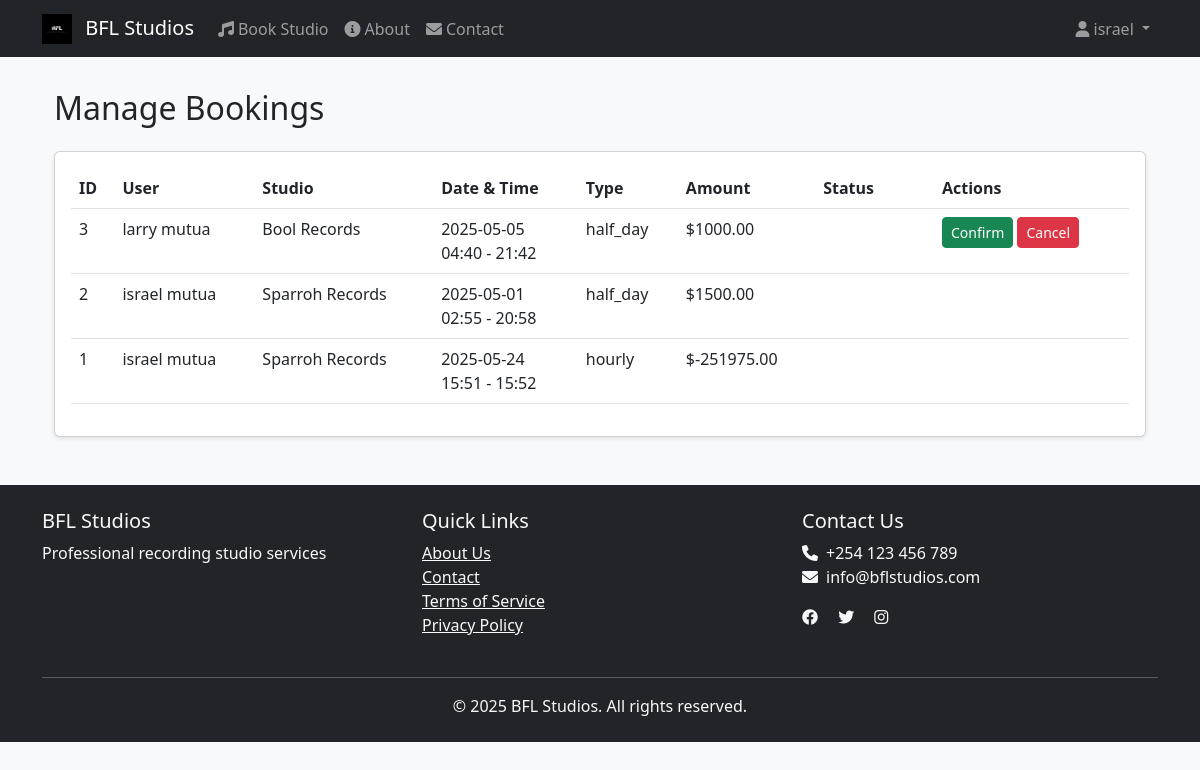
Screenshot of /admin/bookings (signed in) with the database file from the repository.
### app/models/user.py (models this page shows, shortened)
class User(UserMixin, db.Model):
    id = db.Column(db.Integer, primary_key=True)
    email = db.Column(db.String(120), unique=True, nullable=False)
    password_hash = db.Column(db.String(255))
    first_name = db.Column(db.String(50))
    last_name = db.Column(db.String(50))
    phone = db.Column(db.String(20))
    profile_picture = db.Column(db.String(255))
    is_verified = db.Column(db.Boolean, default=False)
    two_factor_enabled = db.Column(db.Boolean, default=False)
    role = db.Column(db.String(20), default='user')
    created_at = db.Column(db.DateTime, default=datetime.utcnow)
    is_admin = db.Column(db.Boolean, default=False)

### app/models/booking.py (models this page shows)
class Booking(db.Model):
    id = db.Column(db.Integer, primary_key=True)
    user_id = db.Column(db.Integer, db.ForeignKey('user.id'), nullable=False)
    studio_id = db.Column(db.Integer, db.ForeignKey('studio.id'), nullable=False)
    start_time = db.Column(db.DateTime, nullable=False)
    end_time = db.Column(db.DateTime, nullable=False)
    booking_type = db.Column(db.String(20))  # hourly/half-day/full-day
    status = db.Column(db.String(20), default='pending')  # pending/confirmed/cancelled
    total_amount = db.Column(db.Float)
    payment_status = db.Column(db.String(20), default='pending')
    created_at = db.Column(db.DateTime, default=datetime.utcnow)
    user = db.relationship('User', backref='bookings')
    studio = db.relationship('Studio', backref='bookings')

### app/models/studio.py (models this page shows)
class Studio(db.Model):
    id = db.Column(db.Integer, primary_key=True)
    name = db.Column(db.String(100))
    hourly_rate = db.Column(db.Float)
    half_day_rate = db.Column(db.Float)
    full_day_rate = db.Column(db.Float)
    description = db.Column(db.Text)
    equipment = db.Column(db.Text)
    is_available = db.Column(db.Boolean, default=True)

### app/routes/admin.py (the view)
@bp.route('/bookings')
@login_required
@admin_required
def manage_bookings():
    bookings = Booking.query.order_by(Booking.created_at.desc()).all()
    return render_template('admin/bookings.html', bookings=bookings)

### app/__init__.py (called while the page is built)
@login_manager.user_loader
def load_user(user_id):
    from app.models import User
    return User.query.get(int(user_id))

def create_app():
    app = Flask(__name__)
    app.config.from_object(Config)
    @app.context_processor
    def utility_processor():
        return {
            'current_year': datetime.now().year
        }
    db.init_app(app)
    login_manager.init_app(app)
    mail.init_app(app)
    migrate.init_app(app, db)
    login_manager.login_view = 'auth.login'
    login_manager.login_message_category = 'info'
    from .routes import auth, booking, admin, user,main,payment
    app.register_blueprint(main.bp)
    app.register_blueprint(auth.bp)
    app.register_blueprint(booking.bp)
    app.register_blueprint(admin.bp)
    app.register_blueprint(payment.bp)
    app.register_blueprint(user.bp)
    return app

### app/routes/admin.py (called while the page is built)
def admin_required(f):
    @wraps(f)
    def decorated_function(*args, **kwargs):
        if not current_user.is_authenticated or current_user.role != 'admin':
            flash('You do not have permission to access this page.', 'danger')
            return redirect(url_for('main.index'))
        return f(*args, **kwargs)
    return decorated_function

### app/templates/admin/bookings.html (shortened to what this page needs)
{% extends "base.html" %}
{% block content %}
<div class="container">
    <h2 class="mb-4">Manage Bookings</h2>
    <div class="card">
        <div class="card-body">
            <div class="table-responsive">
                <table class="table">
                    <thead>
                        <tr>
                            <th>ID</th>
                            <th>User</th>
                            <th>Studio</th>
                            <th>Date & Time</th>
                            <th>Type</th>
                            <th>Amount</th>
                            <th>Status</th>
                            <th>Actions</th>
                        </tr>
                    </thead>
                    <tbody>
                        {% for booking in bookings %}
                        <tr>
                            <td>{{ booking.id }}</td>
                            <td>{{ booking.user.first_name }} {{ booking.user.last_name }}</td>
                            <td>{{ booking.studio.name }}</td>
                            <td>
                                {{ booking.start_time.strftime('%Y-%m-%d') }}<br>
                                {{ booking.start_time.strftime('%H:%M') }} - {{ booking.end_time.strftime('%H:%M') }}
                            </td>
                            <td>{{ booking.booking_type }}</td>
                            <td>${{ "%.2f"|format(booking.total_amount) }}</td>
                            <td><span class="badge bg-{{ booking.status }}">{{ booking.status }}</span></td>
                            <td>
                                {% if booking.status == 'pending' %}
                                <form method="POST" action="{{ url_for('admin.update_booking_status', booking_id=booking.id) }}" class="d-inline">
                                    <button type="submit" class="btn btn-success btn-sm">Confirm</button>
                                </form>
                                <form method="POST" action="{{ url_for('admin.update_booking_status', booking_id=booking.id) }}" class="d-inline">
                                    <button type="submit" class="btn btn-danger btn-sm">Cancel</button>
                                </form>
                                {% endif %}
                            </td>
                        </tr>
                        {% endfor %}
                    </tbody>
                </table>
            </div>
        </div>
    </div>
</div>
{% endblock %}

### app/templates/base.html (shortened to what this page needs)
<!DOCTYPE html>
<html lang="en">
<head>
    <link href="https://cdn.jsdelivr.net/npm/bootstrap@5.3.0/dist/css/bootstrap.min.css" rel="stylesheet">
    <link href="https://cdnjs.cloudflare.com/ajax/libs/font-awesome/6.0.0/css/all.min.css" rel="stylesheet">
    <link rel="stylesheet" href="{{ url_for('static', filename='css/style.css') }}">
</head>
<body>
    <nav class="navbar navbar-expand-lg navbar-dark bg-dark">
        <div class="container">
            <a class="navbar-brand" href="{{ url_for('main.index') }}">
                <img src="{{ url_for('static', filename='images/logo.png') }}" alt="BFL Studios" height="30" class="d-inline-block align-text-top me-2">
                BFL Studios
            </a>
            <div class="collapse navbar-collapse" id="navbarNav">
                <ul class="navbar-nav me-auto">
                    <li class="nav-item">
                        <a class="nav-link" href="{{ url_for('booking.studios') }}">
                            <i class="fas fa-music me-1"></i>Book Studio
                        </a>
                    </li>
                    <li class="nav-item">
                        <a class="nav-link" href="{{ url_for('main.about') }}">
                            <i class="fas fa-info-circle me-1"></i>About
                        </a>
                    </li>
                    <li class="nav-item">
                        <a class="nav-link" href="{{ url_for('main.contact') }}">
                            <i class="fas fa-envelope me-1"></i>Contact
                        </a>
                    </li>
                </ul>
                <ul class="navbar-nav">
                    {% if current_user.is_authenticated %}
                        <li class="nav-item dropdown">
                            <a class="nav-link dropdown-toggle" href="#" id="userDropdown" role="button" data-bs-toggle="dropdown">
                                <i class="fas fa-user me-1"></i>{{ current_user.first_name }}
                            </a>
                        </li>
                    {% endif %}
                </ul>
            </div>
        </div>
    </nav>
    <main class="container mt-4">
        {% block content %}{% endblock %}
    </main>
    <footer class="bg-dark text-light mt-5 py-4">
        <div class="container">
            <div class="row">
                <div class="col-md-4">
                    <h5>BFL Studios</h5>
                    <p>Professional recording studio services</p>
                </div>
                <div class="col-md-4">
                    <h5>Quick Links</h5>
                    <ul class="list-unstyled">
                        <li><a href="{{ url_for('main.about') }}" class="text-light">About Us</a></li>
                        <li><a href="{{ url_for('main.contact') }}" class="text-light">Contact</a></li>
                        <li><a href="{{ url_for('main.about') }}" class="text-light">Terms of Service</a></li>
                        <li><a href="{{ url_for('main.contact') }}" class="text-light">Privacy Policy</a></li>
                    </ul>
                </div>
                <div class="col-md-4">
                    <h5>Contact Us</h5>
                    <p>
                        <i class="fas fa-phone me-2"></i>+254 123 456 789<br>
                        <i class="fas fa-envelope me-2"></i>info@bflstudios.com
                    </p>
                    <div class="social-links">
                        <a href="#" class="text-light me-3"><i class="fab fa-facebook"></i></a>
                        <a href="#" class="text-light me-3"><i class="fab fa-twitter"></i></a>
                        <a href="#" class="text-light me-3"><i class="fab fa-instagram"></i></a>
                    </div>
                </div>
            </div>
            <hr class="mt-4">
            <div class="text-center">
                <p class="mb-0">&copy; {{  current_year }} BFL Studios. All rights reserved.</p>
            </div>
        </div>
    </footer>
</body>
</html>

### app/static/css/style.css (style rules this page uses)
body { background-color: #f8f9fa; }
.navbar { margin-bottom: 2rem; }
.card { box-shadow: 0 2px 4px rgba(0,0,0,0.1); margin-bottom: 1.5rem; }

### rows the page displays
User: first_name "israel"
Booking: id "3", user.first_name "larry", user.last_name "mutua", studio.name "Bool Records", start_time "2025-05-05", start_time "04:40", end_time "21:42", booking_type "half_day", total_amount "1000.00"
Booking: id "2", user.first_name "israel", user.last_name "mutua", studio.name "Sparroh Records", start_time "2025-05-01", start_time "02:55", end_time "20:58", booking_type "half_day", total_amount "1500.00"
Booking: id "1", user.first_name "israel", user.last_name "mutua", studio.name "Sparroh Records", start_time "2025-05-24", start_time "15:51", end_time "15:52", booking_type "hourly", total_amount "-251975.00"
